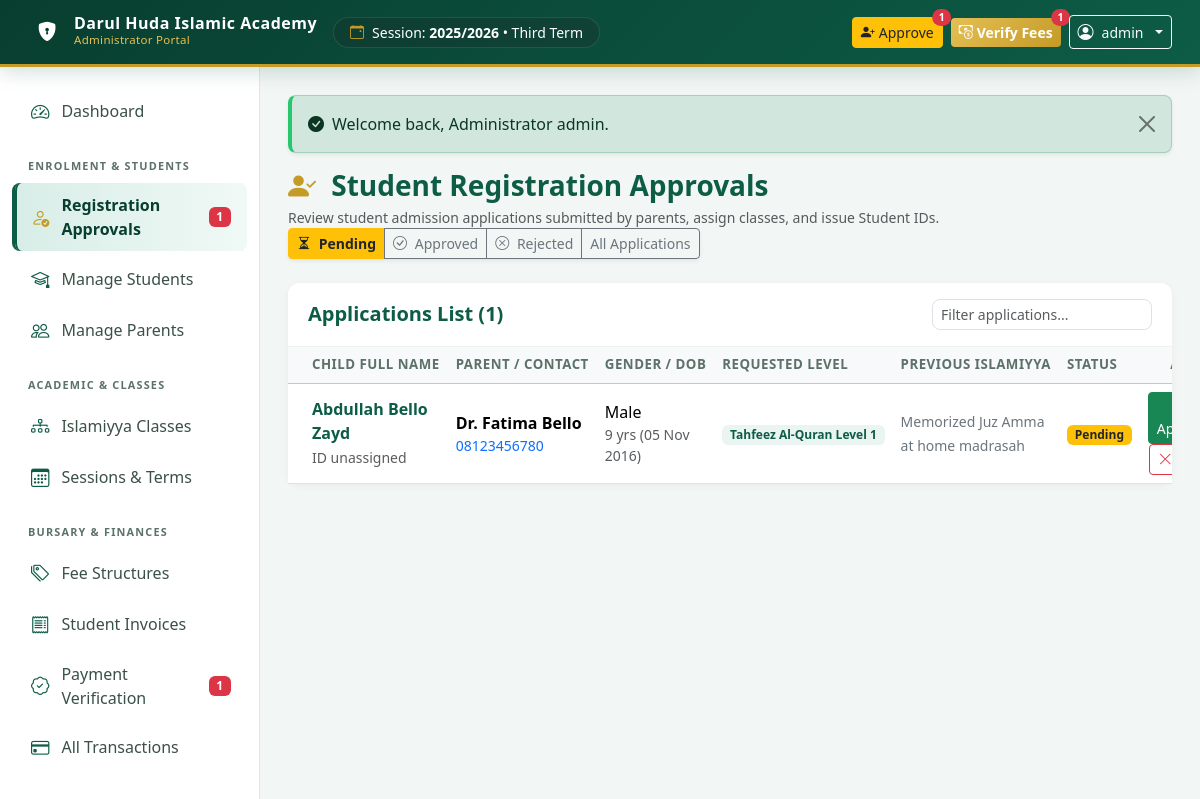
/admin/registrations.php (signed in), run on the app's committed database.
### tables this page shows
CREATE TABLE `academic_terms` (
  `id` INT AUTO_INCREMENT PRIMARY KEY,
  `session_id` INT NOT NULL,
  `term_name` VARCHAR(50) NOT NULL,  
  `start_date` DATE NULL,
  `end_date` DATE NULL,
  `is_current` TINYINT(1) NOT NULL DEFAULT 0,
  `created_at` TIMESTAMP DEFAULT CURRENT_TIMESTAMP,
  CONSTRAINT `fk_term_session` FOREIGN KEY (`session_id`) REFERENCES `academic_sessions` (`id`) ON DELETE CASCADE
);

CREATE TABLE `academic_sessions` (
  `id` INT AUTO_INCREMENT PRIMARY KEY,
  `session_name` VARCHAR(50) NOT NULL UNIQUE,  
  `is_current` TINYINT(1) NOT NULL DEFAULT 0,
  `created_at` TIMESTAMP DEFAULT CURRENT_TIMESTAMP
);

CREATE TABLE `students` (
  `id` INT AUTO_INCREMENT PRIMARY KEY,
  `student_id_number` VARCHAR(50) NULL UNIQUE,  
  `parent_id` INT NOT NULL,
  `first_name` VARCHAR(60) NOT NULL,
  `last_name` VARCHAR(60) NOT NULL,
  `other_name` VARCHAR(60) NULL,
  `date_of_birth` DATE NOT NULL,
  `gender` ENUM('Male', 'Female') NOT NULL,
  `requested_class_id` INT NULL,
  `current_class_id` INT NULL,
  `previous_islamiyya_education` TEXT NULL,
  `registration_status` ENUM('pending', 'approved', 'rejected') NOT NULL DEFAULT 'pending',
  `rejection_reason` TEXT NULL,
  `enrolment_status` ENUM('active', 'graduated', 'withdrawn', 'inactive') NOT NULL DEFAULT 'active',
  `admission_date` DATE NULL,
  `medical_info` TEXT NULL,
  `created_at` TIMESTAMP DEFAULT CURRENT_TIMESTAMP,
  `updated_at` TIMESTAMP DEFAULT CURRENT_TIMESTAMP ON UPDATE CURRENT_TIMESTAMP,
  CONSTRAINT `fk_students_parent` FOREIGN KEY (`parent_id`) REFERENCES `parents` (`id`) ON DELETE CASCADE,
  CONSTRAINT `fk_students_req_class` FOREIGN KEY (`requested_class_id`) REFERENCES `classes` (`id`) ON DELETE SET NULL,
  CONSTRAINT `fk_students_cur_class` FOREIGN KEY (`current_class_id`) REFERENCES `classes` (`id`) ON DELETE SET NULL
);

CREATE TABLE `parents` (
  `id` INT AUTO_INCREMENT PRIMARY KEY,
  `user_id` INT NOT NULL UNIQUE,
  `full_name` VARCHAR(150) NOT NULL,
  `residential_address` TEXT NOT NULL,
  `emergency_contact_name` VARCHAR(150) NULL,
  `emergency_contact_phone` VARCHAR(25) NULL,
  `occupation` VARCHAR(100) NULL,
  `created_at` TIMESTAMP DEFAULT CURRENT_TIMESTAMP,
  `updated_at` TIMESTAMP DEFAULT CURRENT_TIMESTAMP ON UPDATE CURRENT_TIMESTAMP,
  CONSTRAINT `fk_parents_user` FOREIGN KEY (`user_id`) REFERENCES `users` (`id`) ON DELETE CASCADE
);

CREATE TABLE `users` (
  `id` INT AUTO_INCREMENT PRIMARY KEY,
  `username` VARCHAR(80) NOT NULL UNIQUE,
  `email` VARCHAR(120) NULL UNIQUE,
  `phone` VARCHAR(25) NOT NULL UNIQUE,
  `password_hash` VARCHAR(255) NOT NULL,
  `role` ENUM('admin', 'parent') NOT NULL DEFAULT 'parent',
  `status` ENUM('active', 'suspended', 'deactivated') NOT NULL DEFAULT 'active',
  `last_login` DATETIME NULL,
  `created_at` TIMESTAMP DEFAULT CURRENT_TIMESTAMP,
  `updated_at` TIMESTAMP DEFAULT CURRENT_TIMESTAMP ON UPDATE CURRENT_TIMESTAMP
);

CREATE TABLE `classes` (
  `id` INT AUTO_INCREMENT PRIMARY KEY,
  `class_name` VARCHAR(100) NOT NULL,
  `level_category` VARCHAR(50) NOT NULL,  
  `description` VARCHAR(255) NULL,
  `display_order` INT NOT NULL DEFAULT 1,
  `status` ENUM('active', 'inactive') NOT NULL DEFAULT 'active',
  `created_at` TIMESTAMP DEFAULT CURRENT_TIMESTAMP
);

### admin/registrations.php (the view, shortened to what the rows shown need)
<?php
require_once __DIR__ . '/../includes/admin_header.php';
$pdo = get_db_connection();
$filter = $_GET['status'] ?? 'pending';
$sql = "
    SELECT s.*, rc.class_name as requested_class_name, c.class_name as current_class_name,
           p.full_name as parent_name, u.phone as parent_phone, u.email as parent_email
    FROM students s
    JOIN parents p ON s.parent_id = p.id
    JOIN users u ON p.user_id = u.id
    LEFT JOIN classes rc ON s.requested_class_id = rc.id
    LEFT JOIN classes c ON s.current_class_id = c.id
";
if ($filter !== 'all') {
    $sql .= " WHERE s.registration_status = " . $pdo->quote($filter);
}
$sql .= " ORDER BY s.id DESC";
$applications = $pdo->query($sql)->fetchAll();
?>
<div class="card card-modern">
    <div class="card-body p-0">
        <div class="table-responsive">
            <table class="table table-hover align-middle mb-0" id="registrations_table">
                <thead class="table-light">
                    <tr>
                        <th class="ps-4">Child Full Name</th>
                        <th>Parent / Contact</th>
                        <th>Gender / DOB</th>
                        <th>Requested Level</th>
                        <th>Previous Islamiyya</th>
                        <th>Status</th>
                        <th class="text-end pe-4">Action</th>
                    </tr>
                </thead>
                <tbody>
                    <?php if (empty($applications)): ?>
                        <tr>
                            <td colspan="7" class="text-center py-5 text-muted">
                                <i class="bi bi-inbox fs-1 d-block mb-2"></i>
                                No student applications found in this status.
                            </td>
                        </tr>
                    <?php else: ?>
                        <?php foreach ($applications as $app): ?>
                            <?php
                                $age = date_diff(date_create($app['date_of_birth']), date_create('today'))->y;
                            ?>
                            <tr>
                                <td class="ps-4">
                                    <div class="fw-bold text-islamic fs-6">
                                        <?= e($app['first_name'] . ' ' . $app['last_name'] . ' ' . ($app['other_name'] ?? '')) ?>
                                    </div>
                                    <small class="text-muted">
                                        <?= $app['student_id_number'] ? '<span class="badge bg-light text-dark border font-monospace">' . e($app['student_id_number']) . '</span>' : 'ID unassigned' ?>
                                    </small>
                                </td>
                                <td>
                                    <div class="fw-semibold"><?= e($app['parent_name']) ?></div>
                                    <div class="small text-muted"><a href="tel:<?= e($app['parent_phone']) ?>" class="text-decoration-none"><?= e($app['parent_phone']) ?></a></div>
                                </td>
                                <td>
                                    <?= e($app['gender']) ?>
                                    <div class="small text-muted"><?= $age ?> yrs (<?= format_date($app['date_of_birth']) ?>)</div>
                                </td>
                                <td>
                                    <span class="badge bg-islamic-soft text-islamic">
                                        <?= e($app['requested_class_name'] ?? 'Not Specified') ?>
                                    </span>
                                </td>
                                <td style="max-width: 200px;">
                                    <small class="text-secondary"><?= e(mb_strimwidth($app['previous_islamiyya_education'] ?? 'None', 0, 60, "...")) ?></small>
                                </td>
                                <td>
                                    <?php if ($app['registration_status'] === 'approved'): ?>
                                        <span class="badge bg-success">Approved</span>
                                    <?php elseif ($app['registration_status'] === 'rejected'): ?>
                                        <span class="badge bg-danger" title="<?= e($app['rejection_reason']) ?>">Rejected</span>
                                    <?php else: ?>
                                        <span class="badge bg-warning text-dark">Pending</span>
                                    <?php endif; ?>
                                </td>
                                <td class="text-end pe-4">
                                    <?php if ($app['registration_status'] === 'pending'): ?>
                                        <button type="button" class="btn btn-sm btn-success me-1" data-bs-toggle="modal" data-bs-target="#approveModal<?= $app['id'] ?>">
                                            <i class="bi bi-check-lg"></i> Approve
                                        </button>
                                        <button type="button" class="btn btn-sm btn-outline-danger" data-bs-toggle="modal" data-bs-target="#rejectModal<?= $app['id'] ?>">
                                            <i class="bi bi-x-lg"></i> Reject
                                        </button>
                                    <?php else: ?>
                                        <a href="<?= BASE_URL ?>/admin/student_view.php?id=<?= $app['id'] ?>" class="btn btn-sm btn-outline-islamic">
                                            View Student
                                        </a>
                                    <?php endif; ?>
                                </td>
                            </tr>
                        <?php endforeach; ?>
                    <?php endif; ?>
                </tbody>
            </table>
        </div>
    </div>
</div>
<?php require_once __DIR__ . '/../includes/admin_footer.php'; ?>

### includes/admin_header.php (shortened to what the rows shown need)
<?php
$cur_info = get_current_session_term();
?>
<!DOCTYPE html>
<html lang="en">
<head>
    <link href="https://cdn.jsdelivr.net/npm/bootstrap@5.3.3/dist/css/bootstrap.min.css" rel="stylesheet">
    <link rel="stylesheet" href="https://cdn.jsdelivr.net/npm/bootstrap-icons@1.11.3/font/bootstrap-icons.min.css">
    <link rel="stylesheet" href="<?= BASE_URL ?>/assets/css/style.css">
</head>
<body>
<nav class="navbar navbar-expand-lg navbar-dark navbar-islamic sticky-top py-2 px-3">
    <div class="container-fluid">
        <div class="d-none d-md-flex align-items-center bg-dark bg-opacity-25 px-3 py-1 rounded-pill text-white small border border-light border-opacity-10">
            <i class="bi bi-calendar-event text-gold me-2"></i>
            <span>Session: <strong><?= e($cur_info['session_name']) ?></strong> &bull; <?= e($cur_info['term_name']) ?></span>
        </div>
    </div>
</nav>
<div class="app-container">
    <main class="main-content">
        <div class="container-fluid p-0">

### data on the page
academic_terms: session.session_name "2025/2026", term_name "Third Term"
students: first_name+last_name+other_name "Abdullah Bello Zayd", shows "ID unassigned", parent.full_name "Dr. Fatima Bello", users.phone "08123456780", gender "Male", date_of_birth "9", date_of_birth "05 Nov 2016", requested_class.class_name "Tahfeez Al-Quran Level 1", previous_islamiyya_education "Memorized Juz Amma at home madrasah", registration_status "Pending"

### other printed values
$school_name "Darul Huda Islamic Academy"
$pending_registrations "1"
$pending_payments "1"
$_SESSION['username'] "admin"
$flash['message'] "Welcome back, Administrator admin."
count($applications) "1"
